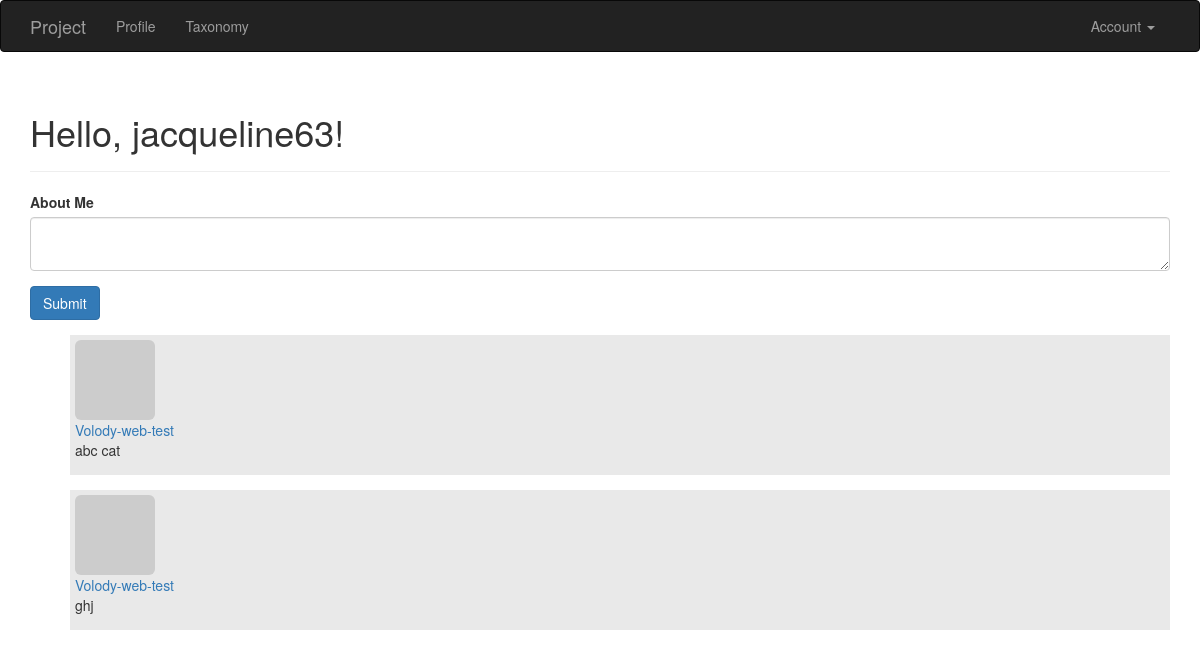
Page /taxonomy (signed in) on the committed database.
### app/models.py (models this page shows, shortened)
class User(UserMixin, db.Model):
    __tablename__ = 'users'
    id = db.Column(db.Integer, primary_key=True)
    email = db.Column(db.String(64), unique=True, index=True)
    username = db.Column(db.String(64), unique=True, index=True)
    role_id = db.Column(db.Integer, db.ForeignKey('roles.id'))
    password_hash = db.Column(db.String(128))
    confirmed = db.Column(db.Boolean, default=False)
    name = db.Column(db.String(64))
    location = db.Column(db.String(64))
    about_me = db.Column(db.Text())
    member_since = db.Column(db.DateTime(), default=datetime.utcnow)
    last_seen = db.Column(db.DateTime(), default=datetime.utcnow)
    avatar_hash = db.Column(db.String(32))
    posts = db.relationship('Post', backref='author', lazy='dynamic')
    taxonomy = db.relationship('Taxonomy', backref='author', lazy='dynamic')
    followed = db.relationship('Follow',
                               foreign_keys=[Follow.follower_id],
                               backref=db.backref('follower', lazy='joined'),
                               lazy='dynamic',
                               cascade='all, delete-orphan')
    followers = db.relationship('Follow',
                                foreign_keys=[Follow.followed_id],
                                backref=db.backref('followed', lazy='joined'),
                                lazy='dynamic',
                                cascade='all, delete-orphan')
    comments = db.relationship('Comment', backref='author', lazy='dynamic')
    @property
    def password(self):
        raise AttributeError('password is not a readable attribute')
    def can(self, permissions):
        return self.role is not None and \
            (self.role.permissions & permissions) == permissions
    def ping(self):
        self.last_seen = datetime.utcnow()
        db.session.add(self)
    def gravatar(self, size=100, default='identicon', rating='g'):
        if request.is_secure:
            url = 'https://secure.gravatar.com/avatar'
        else:
            url = 'http://www.gravatar.com/avatar'
        hash = self.avatar_hash or hashlib.md5(
            self.email.encode('utf-8')).hexdigest()
        return '{url}/{hash}?s={size}&d={default}&r={rating}'.format(
            url=url, hash=hash, size=size, default=default, rating=rating)

class Taxonomy(db.Model):
    __tablename__ = 'taxonomy'
    id = db.Column(db.Integer, primary_key = True)
    category  = db.Column(db.Text)
    tag = db.Column(db.Text)
    author_id = db.Column(db.Integer, db.ForeignKey('users.id'))
    timestamp = db.Column(db.DateTime, index=True, default=datetime.utcnow)
    post_id = db.Column(db.Integer, db.ForeignKey('posts.id'))

### app/main/views.py (the view)
@main.route('/taxonomy', methods=['POST', 'GET'])
def taxonomy():
	if current_user.can(Permission.WRITE_ARTICLES) and request.method == 'POST':
		taxonom = Taxonomy(category=request.form['category'], author=current_user._get_current_object())
		db.session.add(taxonom)
		return redirect(url_for('.taxonomy'))
	taxonomy = Taxonomy.query.order_by(Taxonomy.timestamp.desc()).all()
	return render_template('posts/taxonomy.html', taxonomy=taxonomy)

### app/auth/views.py (called while the page is built)
@auth.before_app_request
def before_request():
    if current_user.is_authenticated:
        current_user.ping()
        if not current_user.confirmed \
                and request.endpoint \
                and request.endpoint[:5] != 'auth.' \
                and request.endpoint != 'static':
            return redirect(url_for('auth.unconfirmed'))

### app/main/__init__.py (called while the page is built)
@main.app_context_processor
def inject_permissions():
    return dict(Permission=Permission)

### app/models.py (called while the page is built)
@login_manager.user_loader
def load_user(user_id):
    return User.query.get(int(user_id))

### app/templates/posts/taxonomy.html
{% extends "base.html" %}
{% import "_macros.html" as macros %}
{% block content %}
	<div class="container">
		<div class="page-header">
			<h1>Hello, {% if current_user.is_authenticated %}{{ current_user.username }}{% else %}Stranger{% endif %}!</h1>
		</div>
		<div class="row">
			<div class="col-md-12">
				{% if current_user.can(Permission.WRITE_ARTICLES) %}
					<form role="form" method="POST" data-toggle="validator">
						<div class="form-group">
							<label for="inputName" class="control-label">About Me</label>
							<textarea class="form-control" name="category" required></textarea>
						</div>
						<div class="form-group">
							<button type="submit" class="btn btn-primary">Submit</button>
						</div>
					</form>
					{% include 'posts/_taxonomys.html' %}
				{% else %}
					<h2>Permission Denied</h2>
				{% endif %}
			</div>
		</div>
	</div>
{% endblock %}

### app/templates/posts/_taxonomys.html (shortened to what this page needs)
<ul class="posts">
	{% for tax in taxonomy %}
		<li class="post">
			<div class="profile-thumbnail">
				<a href="{{ url_for('.user', username=tax.author.username) }}">
					<img class="img-rounded profile-thumbnail" src="{{ tax.author.gravatar(size=40) }}">
				</a>
			</div>
			<div class="post-author">
				<a href="{{ url_for('.user', username=tax.author.username) }}">
					{{ tax.author.username }}
				</a>
			</div>
			<div class="post-body">{{ tax.category }}</div>
			<div class="post-footer">
			</div>
		</li>
	{% endfor %}
</ul>

### app/static/style.css (style rules this page uses)
ul.posts li { list-style: none; padding: 5px; background-color: #e9e9e9; margin-bottom: 15px; }
.post-footer { text-align: right; padding-bottom: 10px; }

### rows in the picture
User: username "jacqueline63"
Taxonomy: author.username "Volody-web-test", category "abc cat"
Taxonomy: author.username "Volody-web-test", category "ghj"
